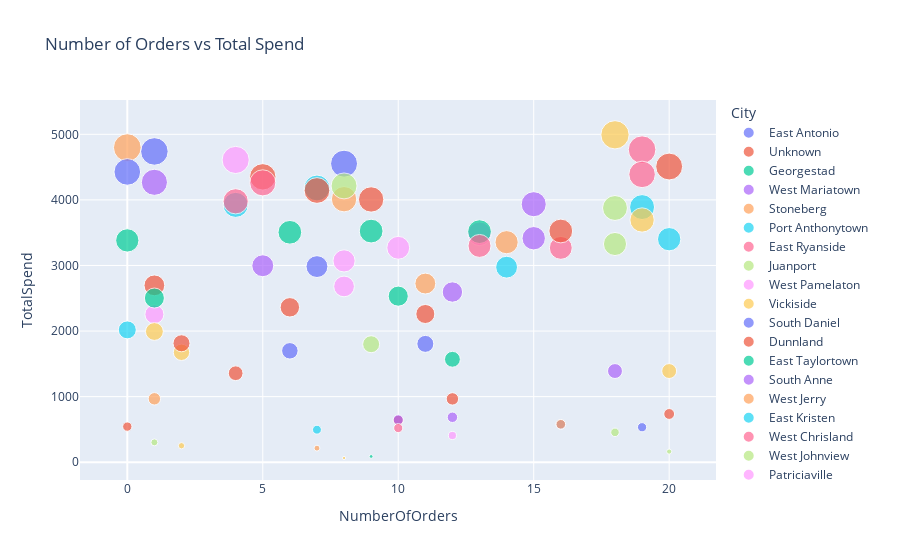

Notebook code for this chart:
### Code cell
fig = px.scatter(
    df,
    x='NumberOfOrders',
    y='TotalSpend',
    color='City',
    size='TotalSpend',
    hover_data=['CustomerID', 'Age'],
    title='Number of Orders vs Total Spend'
)

fig.show()
